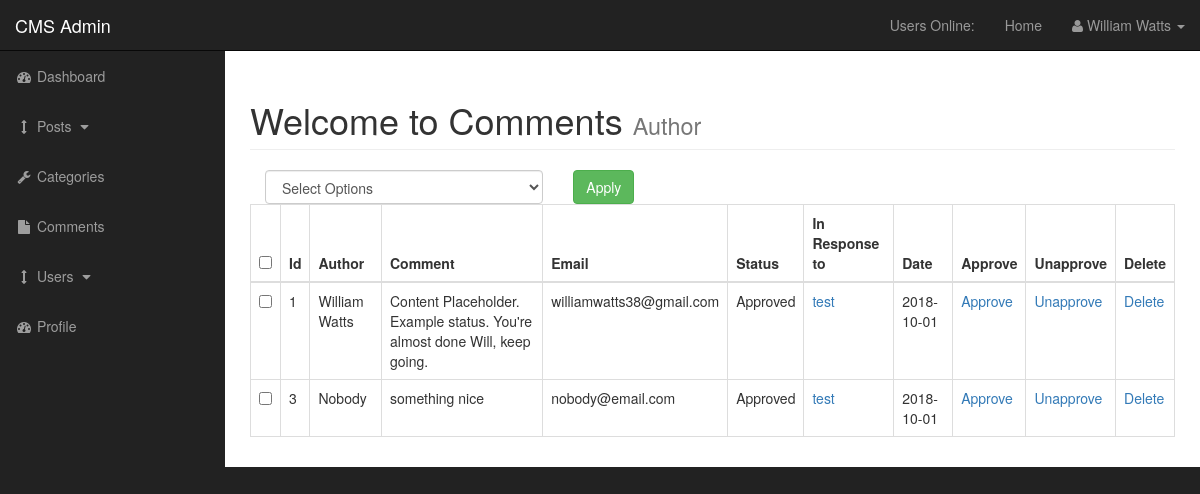
The app's page /admin/post_comments.php?id=5 with its own data.
### tables this page shows
CREATE TABLE `comments` (
  `comment_id` int(3) NOT NULL,
  `comment_post_id` int(3) NOT NULL,
  `comment_author` varchar(255) NOT NULL,
  `comment_email` varchar(255) NOT NULL,
  `comment_content` text NOT NULL,
  `comment_status` varchar(255) NOT NULL,
  `comment_date` date NOT NULL
);

CREATE TABLE `posts` (
  `post_id` int(3) NOT NULL,
  `post_category_id` int(3) NOT NULL,
  `post_title` varchar(255) NOT NULL,
  `post_author` varchar(255) NOT NULL,
  `post_user` varchar(255) NOT NULL,
  `post_date` date NOT NULL,
  `post_image` text NOT NULL,
  `post_content` text NOT NULL,
  `post_tags` varchar(255) NOT NULL,
  `post_comment_count` int(11) NOT NULL,
  `post_status` varchar(255) NOT NULL DEFAULT 'Pending',
  `post_views_count` int(11) NOT NULL
);

### admin/post_comments.php (the view, shortened to what this page needs)
<?php include "includes/admin_header.php" ?>
<div id="wrapper">
<?php include "includes/admin_navigation.php" ?>
<div id="page-wrapper">
<div class="container-fluid">
<div class="row">
<div class="col-lg-12">
<h1 class="page-header">
        Welcome to Comments
        <small>Author</small>
    </h1>
<form action="" method='post'>
       <table class="table table-bordered table-hover">
       <div id="bulkOptionContainer" class="col-xs-4">
<select class="form-control" name="bulk_options" id="">
<option value="">Select Options</option>
</select>
</div>
<div class="col-xs-4">
<input type="submit" name="submit" class="btn btn-success" value="Apply">
</div>
        <thead>
            <tr>
               <th><input id="selectAllBoxes" type="checkbox"></th>
                <th>Id</th>
                <th>Author</th>
                <th>Comment</th>
                <th>Email</th>
                <th>Status</th>
                <th>In Response to</th>
                <th>Date</th>
                <th>Approve</th>
                <th>Unapprove</th>
                <th>Delete</th>
            </tr>
        </thead>
              <tbody>
<?php
$query = "SELECT * FROM comments WHERE comment_post_id =" . mysqli_real_escape_string($connection,$_GET['id']). " ";
$select_comments = mysqli_query($connection,$query);
while($row = mysqli_fetch_assoc($select_comments)) {
$comment_id         = $row['comment_id'];
$comment_post_id    = $row['comment_post_id'];
$comment_author     = $row['comment_author'];
$comment_content    = $row['comment_content'];
$comment_email      = $row['comment_email'];
$comment_status     = $row['comment_status'];
$comment_date       = $row['comment_date'];
echo "<tr>";
?>
<td><input class='checkBoxes' type='checkbox' name='checkBoxArray[]' value='<?php echo $comment_id; ?>'></td>
<?php
echo "<td>$comment_id </td>";
echo "<td>$comment_author</td>";
echo "<td>$comment_content</td>";
echo "<td>$comment_email</td>";
echo "<td>$comment_status</td>";
$query = "SELECT * FROM posts WHERE post_id = $comment_post_id ";
$select_post_id_query = mysqli_query($connection,$query);
while($row = mysqli_fetch_assoc($select_post_id_query)){
$post_id = $row['post_id'];
$post_title = $row['post_title'];
    echo "<td><a href='../post.php?p_id=$post_id'>$post_title</a></td>";
}
echo "<td>$comment_date</td>";
echo "<td><a href='comments.php?approve=$comment_id'>Approve</a></td>";
echo "<td><a href='comments.php?unapprove=$comment_id'>Unapprove</a></td>";
echo "<td><a href='post_comments.php?delete=$comment_id&id=" . $_GET['id'] ."'>Delete</a></td>";
echo "</tr>";
}
?>
    </tbody>
    </table>
    </form>
    </div>
</div>
</div>
</div>
<?php include "includes/admin_footer.php" ?>

### admin/css/sb-admin.css (style rules this page uses)
#wrapper { padding-left: 0; }
#page-wrapper { width: 100%; padding: 0; background-color: #fff; }
@media (min-width:768px) { #wrapper { padding-left: 225px; } }
@media (min-width:768px) { #page-wrapper { padding: 10px; } }

### records on screen
comments: comment_id "1", comment_author "William Watts", comment_content "Content Placeholder. Example status. You're almost done Will, keep going.", comment_email "williamwatts38@gmail.com", comment_status "Approved", comment_date "2018-10-01"
posts: post_title "test"
comments: comment_id "3", comment_author "Nobody", comment_content "something nice", comment_email "nobody@email.com", comment_status "Approved", comment_date "2018-10-01"
